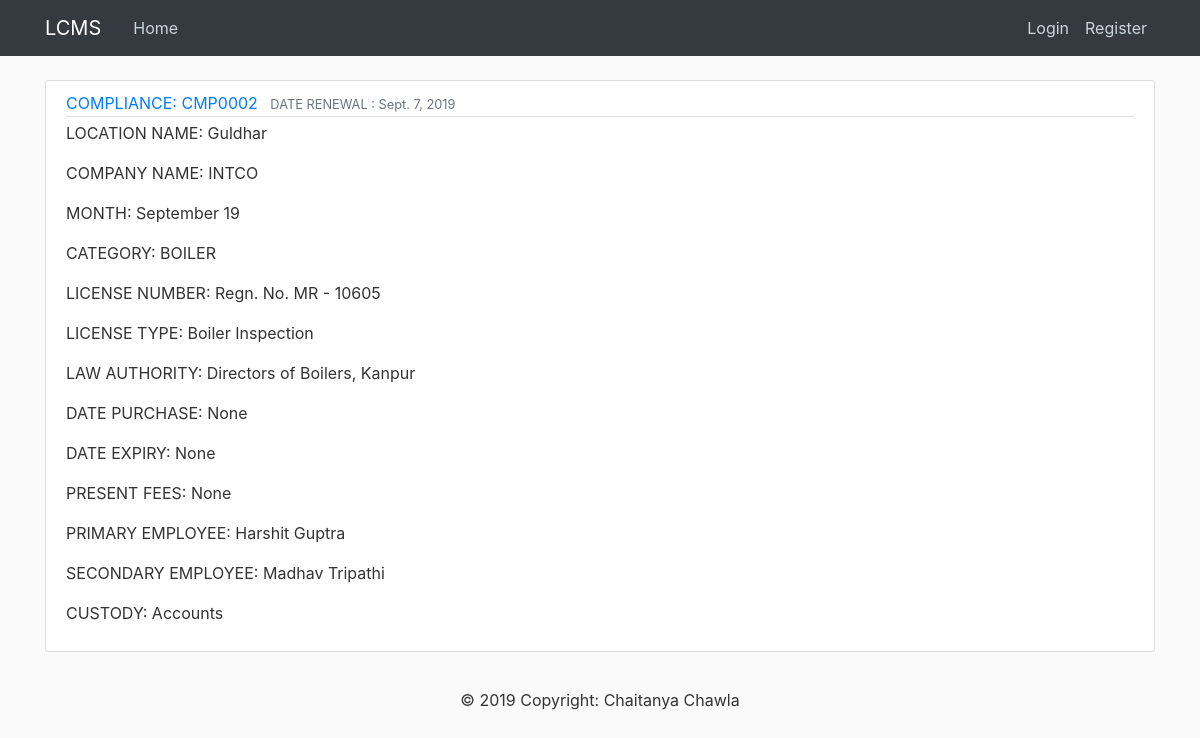
The app's page /compliance/2/ with its own data.
### compliance/models.py (models this page shows, shortened)
class compli(models.Model):
	comp_id = models.CharField(max_length=8)
	loc_name = models.CharField(max_length=100)
	comp_name = models.CharField(max_length=100)
	month = models.CharField(max_length=50)
	renewal = models.DateField(("Renewal Date (YYYY-MM-DD)"),null=True,blank=True)
	category = models.CharField(max_length=100)
	license_no = models.CharField(max_length=200)
	license_type = models.CharField(max_length=200)
	law_authority = models.CharField(max_length=250,null=True,blank=True)
	date_purchase = models.DateField(("Purchase Date"),null=True,blank=True)
	date_expiry = models.DateField(("Expiry Date"),null=True,blank=True)
	present_fees = models.PositiveIntegerField(validators=[MaxValueValidator(9999999999999999999)],null=True,blank=True)
	primary_emp = models.CharField(max_length=100)
	sec_emp = models.CharField(max_length=100)
	custody = models.CharField(max_length=20)
	user = models.ForeignKey(User, on_delete=models.CASCADE)

### compliance/views.py (the view)
# urls.py: path('compliance/<int:pk>/', PostDetailView.as_view(), name='compli-detail'),
class PostDetailView(DetailView):
    model = compli

### compliance/templates/compliance/compli_detail.html (shortened to what this page needs)
{% extends "compliance/base.html" %}
{% block content %}
	<article class="media content-section">
		<div class="media-body">
		    <div class="article-metadata">
		      <a class="mr-2" href="#">COMPLIANCE: {{ object.comp_id }}</a>
		      <small class="text-muted">DATE RENEWAL : {{ object.renewal }}</small>
		    </div>
		    <p class="article-content">LOCATION NAME: {{ object.loc_name}}</p>
		    <p class="article-content">COMPANY NAME: {{ object.comp_name }}</p>
		    <p class="article-content">MONTH: {{ object.month}}</p>
		    <p class="article-content">CATEGORY: {{ object.category }}</p>
		    <p class="article-content">LICENSE NUMBER: {{ object.license_no }}</p>
		    <p class="article-content">LICENSE TYPE: {{ object.license_type }}</p>
		    <p class="article-content">LAW AUTHORITY: {{ object.law_authority }}</p>
		    <p class="article-content">DATE PURCHASE: {{ object.date_purchase }}</p>
		    <p class="article-content">DATE EXPIRY: {{ object.date_expiry }}</p>
		    <p class="article-content">PRESENT FEES: {{ object.present_fees }}</p>
		    <p class="article-content">PRIMARY EMPLOYEE: {{ object.primary_emp }}</p>
		    <p class="article-content">SECONDARY EMPLOYEE: {{ object.sec_emp }}</p>
		    <p class="article-content">CUSTODY: {{ object.custody }}</p>
		</div>
	</article>
{% endblock content %}

### compliance/static/compliance/main.css (style rules this page uses)
body { background: #fafafa; color: #333333; margin-top: 5rem; }
.content-section { background: #ffffff; padding: 10px 20px; border: 1px solid #dddddd; border-radius: 3px; margin-bottom: 20px; }
.article-content { white-space: pre-line; }
.article-metadata { padding-bottom: 1px; margin-bottom: 4px; border-bottom: 1px solid #e3e3e3 }

### records on screen
compli: comp_id "CMP0002", renewal "Sept. 7, 2019", loc_name "Guldhar", comp_name "INTCO", month "September 19", category "BOILER", license_no "Regn. No. MR - 10605", license_type "Boiler Inspection", law_authority "Directors of Boilers, Kanpur", date_purchase "None", date_expiry "None", present_fees "None", primary_emp "Harshit Guptra", sec_emp "Madhav Tripathi", custody "Accounts"
